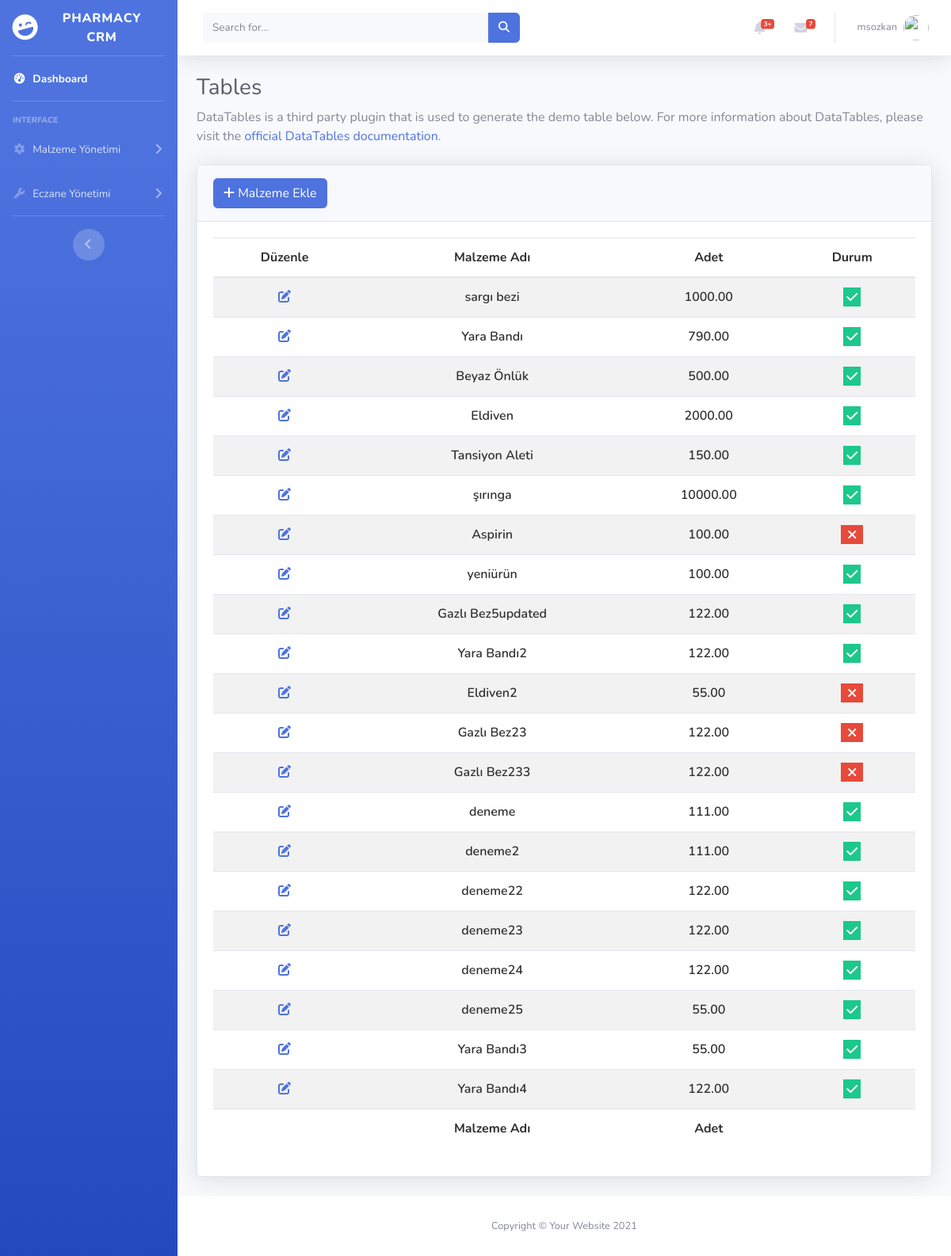
Page /items (signed in) on the committed database.
### items/models.py (models this page shows, shortened)
class Items(models.Model):
    item_name=models.CharField(max_length=60)
    quantity=models.DecimalField(max_digits=10,decimal_places=2)
    status=models.BooleanField(default=True)
    created_at = models.DateTimeField(auto_now_add=True,null=True,blank=True)
    updated_at = models.DateTimeField(auto_now=True,null=True,blank=True)

### items/views.py (the view)
# urls.py: path("items",views.item_list,name="item_list"),
@admin_login_required(login_url = "accounts:index")
def item_list(request):
    items=Items.objects.all()
    return render(request,"item_list.html",{"items":items})

### pharmacy/utils.py (called while the page is built, shortened)
def user_passes_test(
    test_func, login_url=None, redirect_field_name=REDIRECT_FIELD_NAME
):
    def decorator(view_func):
        @wraps(view_func)
        def _wrapped_view(request, *args, **kwargs):
            if test_func(request.user):
                return view_func(request, *args, **kwargs)
        return _wrapped_view
    return decorator

def admin_login_required(
    function=None, redirect_field_name=REDIRECT_FIELD_NAME, login_url=None
):
    actual_decorator = user_passes_test(
        lambda u: u.userprofile.status==1,
        login_url=login_url,
        redirect_field_name=redirect_field_name,
    )
    if function:
        return actual_decorator(function)
    return actual_decorator

### items/templates/item_list.html (shortened to what this page needs)
{% extends 'layout.html' %}
{% load static %}
{% block css %}
    <link href="https://cdn.datatables.net/1.12.1/css/dataTables.bootstrap5.min.css" rel="stylesheet"/>
    <link href="https://cdn.datatables.net/responsive/2.3.0/css/responsive.bootstrap5.min.css" rel="stylesheet" />
    <link href="https://cdn.datatables.net/buttons/2.2.3/css/buttons.dataTables.min.css" rel="stylesheet"/>
<link
  rel="stylesheet"
  href="https://cdnjs.cloudflare.com/ajax/libs/font-awesome/6.2.0/css/all.min.css"
/>
<link rel="stylesheet" href="{% static 'css/datatables_file.css'%}">
{% endblock  %}
{% block body %}
                <div class="container-fluid">
                    <h1 class="h3 mb-2 text-gray-800">Tables</h1>
                    <p class="mb-4">DataTables is a third party plugin that is used to generate the demo table below.
                        For more information about DataTables, please visit the <a target="_blank"
                            href="https://datatables.net">official DataTables documentation</a>.</p>
                    <div class="card shadow mb-4">
                        <div class="card-header py-3">
                            <h6 class="m-0 font-weight-bold text-primary">  <a class="btn btn-primary" href="{% url 'items:add_item'%}">
                                <i class="fa fa-plus"></i>
                                Malzeme Ekle</a>
                             </h6>
                        </div>
                        <div class="card-body">
                            <div class="table-responsive">
                                <table
                                id="example"
                                class="table table-striped nowrap"
                                style="width: 100%!important">
                                <thead>
                                    <tr>
                                      <th data-priority="1">Düzenle</th>
                                      <th data-priority="2">Malzeme Adı</th>
                                      <th data-priority="3">Adet</th>
                                      <th data-priority="4">Durum</th>
                                    </tr>
                                  </thead>
                                  <tbody>
                                    {% for item in items %}
                                    <tr>
                                      <td>
                                        <a href="{% url 'items:edit_item' item.id %}">
                                          <i
                                            class="fa fa-pen-to-square fa-1x text-primary text-btn-size"
                                          ></i>
                                        </a>
                                      </td>
                                      <td>{{item.item_name}}</td>
                                      <td>
                                        {{item.quantity}}
                                      </td>
                                      <td>
                                        {% if item.status %}
                                        <i class="fa fa-check bg-success text-white p-1"></i>
                                        {% else %}
                                        <i class="fa fa-xmark bg-danger text-white p-1 px-2"></i>
                                        {% endif %}
                                      </td>
                                    </tr>
                                    {% endfor %}
                                  </tbody>
                                  <tfoot>
                                    <tr >
                                      <th ></th>
                                      <th>Malzeme Adı</th>
                                      <th>Adet</th>
                                      <th></th>
                                    </tr>
                                  </tfoot>
                                </table>
                            </div>
                        </div>
                    </div>
                </div>
{% endblock  %}

### templates/layout.html (shortened to what this page needs)
<!DOCTYPE html>
{% load static %}
<html lang="en">
<head>
    <link href="{% static 'vendor/fontawesome-free/css/all.min.css' %}" rel="stylesheet" type="text/css">
    <link href="{% static 'css/sb-admin-2.min.css' %}" rel="stylesheet">
    <link rel="stylesheet" href="https://cdnjs.cloudflare.com/ajax/libs/izitoast/1.4.0/css/iziToast.min.css">
    {% block css %}
    {% endblock  %}
</head>
<body id="page-top">
        <div id="wrapper">
                {% include "includes/sidebar.html" %}
            <div id="content-wrapper" class="d-flex flex-column">
                <div id="content">
                    {% include "includes/topbar.html" %}
                    {% block body %}
                    {% endblock  %}
                </div>
                {% include "includes/footer.html" %}
            </div>
        </div>
</body>
</html>

### templates/includes/sidebar.html (shortened to what this page needs)
            <ul class="navbar-nav bg-gradient-primary sidebar sidebar-dark accordion" id="accordionSidebar">
                <a class="sidebar-brand d-flex align-items-center justify-content-center" href="/">
                    <div class="sidebar-brand-icon rotate-n-15">
                        <i class="fas fa-laugh-wink"></i>
                    </div>
                    <div class="sidebar-brand-text mx-3">Pharmacy CRM</div>
                </a>
                <hr class="sidebar-divider my-0">
                <li class="nav-item active">
                    <a class="nav-link" href="{% url 'pharmacy:dashboard' %}">
                        <i class="fas fa-fw fa-tachometer-alt"></i>
                        <span>Dashboard</span></a>
                </li>
                <hr class="sidebar-divider">
                <div class="sidebar-heading">
                    Interface
                </div>
                {% if request.user.userprofile.status == 1 %}
                                <li class="nav-item">
                                    <a class="nav-link collapsed" href="#" data-toggle="collapse" data-target="#collapseTwo"
                                        aria-expanded="true" aria-controls="collapseTwo">
                                        <i class="fas fa-fw fa-cog"></i>
                                        <span>Malzeme Yönetimi</span>
                                    </a>
                                </li>
                                <li class="nav-item">
                                    <a class="nav-link collapsed" href="#" data-toggle="collapse" data-target="#collapseUtilities"
                                        aria-expanded="true" aria-controls="collapseUtilities">
                                        <i class="fas fa-fw fa-wrench"></i>
                                        <span>Eczane Yönetimi</span>
                                    </a>
                                </li>
                {% endif %}
                <hr class="sidebar-divider d-none d-md-block">
                <div class="text-center d-none d-md-inline">
                    <button class="rounded-circle border-0" id="sidebarToggle"></button>
                </div>
            </ul>

### templates/includes/topbar.html (shortened to what this page needs)
          {% load static %}
                    <nav class="navbar navbar-expand navbar-light bg-white topbar mb-4 static-top shadow">
                        <form
                            class="d-none d-sm-inline-block form-inline mr-auto ml-md-3 my-2 my-md-0 mw-100 navbar-search">
                            <div class="input-group">
                                <input type="text" class="form-control bg-light border-0 small" placeholder="Search for..."
                                    aria-label="Search" aria-describedby="basic-addon2">
                                <div class="input-group-append">
                                    <button class="btn btn-primary" type="button">
                                        <i class="fas fa-search fa-sm"></i>
                                    </button>
                                </div>
                            </div>
                        </form>
                        <ul class="navbar-nav ml-auto">
                            <li class="nav-item dropdown no-arrow mx-1">
                                <a class="nav-link dropdown-toggle" href="#" id="alertsDropdown" role="button"
                                    data-toggle="dropdown" aria-haspopup="true" aria-expanded="false">
                                    <i class="fas fa-bell fa-fw"></i>
                                    <span class="badge badge-danger badge-counter">3+</span>
                                </a>
                            </li>
                            <li class="nav-item dropdown no-arrow mx-1">
                                <a class="nav-link dropdown-toggle" href="#" id="messagesDropdown" role="button"
                                    data-toggle="dropdown" aria-haspopup="true" aria-expanded="false">
                                    <i class="fas fa-envelope fa-fw"></i>
                                    <span class="badge badge-danger badge-counter">7</span>
                                </a>
                            </li>
                            <li class="nav-item dropdown no-arrow">
                                <a class="nav-link dropdown-toggle" href="#" id="userDropdown" role="button"
                                    data-toggle="dropdown" aria-haspopup="true" aria-expanded="false">
                                    {% if user.is_authenticated %}
                                    <span class="mr-2 d-none d-lg-inline text-gray-600 small">{{user.username}}</span>
                                    {% endif %}
                                    <img class="img-profile rounded-circle"
                                        src="{% static 'img/Eric-cartman.png' %}">
                                </a>
                            </li>
                        </ul>
                    </nav>

### templates/includes/footer.html
                <footer class="sticky-footer bg-white">
                    <div class="container my-auto">
                        <div class="copyright text-center my-auto">
                            <span>Copyright &copy; Your Website 2021</span>
                        </div>
                    </div>
                </footer>

### static/css/datatables_file.css (style rules this page uses)
tr { height: 2.2rem!important; font-weight: 600; color: rgb(49, 48, 48); }
table#example th , table#example tr , table#example td , table#example thead { text-align:center!important; }

### rows in the picture
Items: item_name "sargı bezi", quantity "1000.00", status True (drawn)
Items: item_name "Yara Bandı", quantity "790.00", status True (drawn)
Items: item_name "Beyaz Önlük", quantity "500.00", status True (drawn)
Items: item_name "Eldiven", quantity "2000.00", status True (drawn)
Items: item_name "Tansiyon Aleti", quantity "150.00", status True (drawn)
Items: item_name "şırınga", quantity "10000.00", status True (drawn)
Items: item_name "Aspirin", quantity "100.00", status False (drawn)
Items: item_name "yeniürün", quantity "100.00", status True (drawn)
Items: item_name "Gazlı Bez5updated", quantity "122.00", status True (drawn)
Items: item_name "Yara Bandı2", quantity "122.00", status True (drawn)
Items: item_name "Eldiven2", quantity "55.00", status False (drawn)
Items: item_name "Gazlı Bez23", quantity "122.00", status False (drawn)
Items: item_name "Gazlı Bez233", quantity "122.00", status False (drawn)
Items: item_name "deneme", quantity "111.00", status True (drawn)
Items: item_name "deneme2", quantity "111.00", status True (drawn)
Items: item_name "deneme22", quantity "122.00", status True (drawn)
Items: item_name "deneme23", quantity "122.00", status True (drawn)
Items: item_name "deneme24", quantity "122.00", status True (drawn)
Items: item_name "deneme25", quantity "55.00", status True (drawn)
Items: item_name "Yara Bandı3", quantity "55.00", status True (drawn)
Items: item_name "Yara Bandı4", quantity "122.00", status True (drawn)

### other values in the picture
{{ user.username }} "msozkan"
